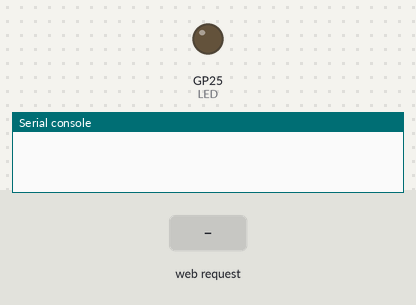
This program was run on a simulated Raspberry Pi Pico running MicroPython. Parts: output pins drawn as LEDs (lit = HIGH), the last lines printed to the serial console. The inputs (shaded band) are chosen by the test bench. WiFi joins after 1.5 s.

Above: at 0.3 s.
At 2.7 s:
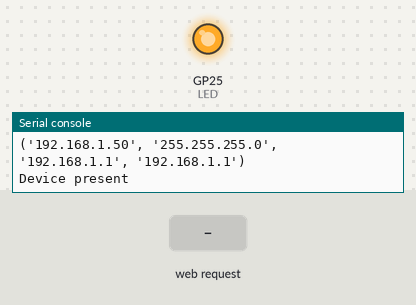
2.8 s: HTTP request GET / received
Timing chart, 0 to 5.8 s (numbered marks = the images above; inputs shaded):
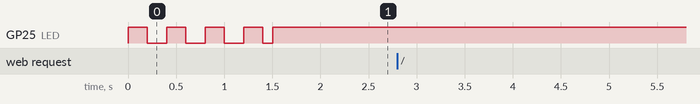

The program:

sslserver.py
```python
import network
import socket
import rp2
from time import sleep_ms
from machine import Pin, Timer
import onewire
import ds18x20

import ssl

def setup(country, ssid, key):
    rp2.country(country)
    wifi=network.WLAN(network.STA_IF)
    wifi.active(True)
    wifi.disconnect()
    LED=Pin("LED", Pin.OUT)
    LED.high()
    timeout=20000
    wifi.connect(ssid,key)
    timer=Timer()
    timer.init(period=200, mode=Timer.PERIODIC,
                            callback=lambda t:LED.toggle())
    s=0
    while timeout>0:
        s=wifi.status()
        if s==3 or s<0:
            break
        sleep_ms(100)
        timeout=timeout-100

    if(s<2):
        timer.init(period=1000, mode=Timer.PERIODIC,
                            callback=lambda t:LED.toggle())
    else:
        timer.deinit()
        LED.high()
    return wifi

key= b'0\x82\x04\xbc\x02\x01\x000\r\x06\t*\x86H\x86\xf7\r\x01\x01\x01\x05\x00\x04\x82\x04\xa60\x82\x04\xa2\x02\x01\x00\x02\x82\x01\x01\x00\xd6\\\x1e\x81\t\xd6w\x1f\x88\xf8Y\x12m\x96X,X+\x01\xfc\xe5\x01\xe2Y!L\x8a\x8e\x7f\x8c\xfaB\xd7\xd7\xb9\x1c#\xdb\xb3\x1b\x9c\xd9$\x03O\x1b\xcc$c\xee\xf7~\xbcBg\x8f\x84\xc4\x87JWAmL7\x10\xaf\xdc\xd0.\xb7\xbbb![xUZLa\x95\x14\x8b\x12t<\xd8\x14q\xda\xf7!\\us\xf2\xfd\xd6Ux\xd8\xe0{\xb1\x9el\xf5}\xe6\xba\xb8+\xab\xec\xabt];\xf7\xec\xceM+\xba,\xe6\x0bb/x\x8d\x1e\xb0W\x10\xecD\x8c\x94\xb8r\x14RE\xb8I\xe2\x83\x0e\x80i\xff\x0c\xdfR\x83i\xcc\x12\xf1\xa5W,K\xbaI_0\x18\xda\xa1T?T\xe3\xfcJOd\xd5\xb5\xeb\xf4\xd2\r\x17\xac\x15\xfcaS\xc5n\x11\xe1-\xce\x13\xfdH\x0e\x1a\'&h_Hi\xeb\x95> \xffV\xf9@\xb3\xa0l\xa0\xb3\t\x11\xff\xed]\xed\xc6\x97&\xfe\xb1\xbb\'`\x17l0\xc1\xdf\x17J\xa3<\xee\xe2\xdcS\x0b\x8f\xd4\xc6\xa5\xfdR\xd5\x02\x03\x01\x00\x01\x02\x82\x01\x00\x00\xe0\xfa\t\xa3~o\xbf8\xcc\xea\xeb\x19\xc5\xd0\xe7[\xe7\x82\xb3m\x01\xa90\r1\x0c\x17\x81\xe6TO\xffW\xa3\x95\xd3L\x8a\xef})rgL\xde\x93\xe3v<\xf4\xc0^\x1c\xeb?\x8a\x07\xecM\x11\xf9\x136R2\x12\x80^\xb3\xa8\xffFQ\xe6\x97\r\x16\xa9\xe6w\xea\xaed\xf2\x9f\xbf\xb3\x80\xd2\xb9\xf0\xd0\x85\xf9\x9d\x89\x10\xa5\t\xb2\x03d\xa8\x8f\xf1\x98\x83uq/m\x9c#\xf2\xf8\xbb\xbd\xb8Y4p\x95\x96u\x98L\x0c\x02u\xed\xcck\x8c%`S\x12{\xb5\x16\xec\x1b\x90|\x93(\xc7i\xf0\'\xbaD\xe7\xa0\x9c_\xf6\xdd\xea\xa1\x9as\xd4Y\xc3\x00\xe7\x87\xc9\xe8\xe1\x05\x9e\xe9\xa4,A2W\x9d\xe3%:\xfbK\x9a$\xa4\x14k!\xa9\x92\x1ce\x8b\x16\xbf\xba\xe3\x0b\xa2u<\xb7X\xdc\x998\x99\xa4e\x0c\n\xd8\xe1R\x8ds\x1fE\xa6h_t\x88\\\xee&\x12\xc7\xaeG\x98\xd8f\xa6MI\xcf\x18oV\x94\x1f\x9d n\xf6\x87Na\x04\x1a\xe9\x02\x81\x81\x00\xfb\xa1\x91\x1d\xd9\x96\xae\xc0\x0e\x11\xe1\xe1e4>\xef\x87\xf2o\n\x1a\x84\xec \xf0\x91\xe9\x02\xd5!\xb1\x1f\x85\xc00\x1b\xdax\xa7\x13\x80t\xa9\xa2\xd0\xaf\xf9\xb3I\xf9B\x1d\xd0\x07v\xa2b\xe5\xf1\x8e\x80\xd3Bs\xab\r\xb0C\xf3G\xa5\x8f(4\xce\xe7\x03,3\xca\xf3/\xe7D\xee\x02?VD\xb8\xcb<\xfb\x94\xf7D\x972\x9d@\x95\xec\xe1\xab\xdc\xe7\xba\x9f\x80\x08r,\x1e\xff\x92\x93I\xcf\x94\x97E\xc3\xdd\xd6\xf1\xce1\xed\x02\x81\x81\x00\xda\x14\xe43B\xed\x0c\x05B\xc7b\xe0\xfe\x9e\'\xa2\xfa{\x19\x0b\xcf`\x811\xf1\x04]\x93\x06k\xd5as\xd1\x02\xc2"\xf7\xacO\xf5\x1dY\x05\xcdj\r\x814B\xd4\x1d\xad\x0b\xf8*n\x84e\x01\xb4Q\x0f\xec\x9e\xd9\xfbHr\xff\xa6\x06\x10\xe4\xe1\x86J\xbe!T=mT\x83\xa8\x9d\x82d\xddMrx\xfd\xa7A\xcaX\xc0\x99\x9fJQ\x9a\xa9*\xfcN\xc0\t\xb9\x1d\xa6\xb1\xbe\x9fu2\xbfJ\x8b\xff\xf4\x13)\xe5\xff\xa7\x89\x02\x81\x80\x16@\x04\x17\xf2\x9c\x8bY:%D\xa6\xec\x8f\x01\x1d\xa7\x14\xbd\xd2\xd3\xe3{\t\xb2\x9c\x04Q\x96\xcd\x02\xdfy\xb13\xcf\xd2\xb2\xa6{g\xf9h\xe2\x97\xb7g\xc9\xfd\xb9\x87\xaa!1\xf7\xc0\x86$5\x06\xd7\xc7Vq\xe9\xe7,\xf5\xe56)\xa2\x8d\xf8\x95o\x01\xed\xcf\xaa\x9btY\xeb\xd3k\xe9s\xd4a\xce\xbe\xd6\xb4&e/Eox=\x89\x93\xae\xe1\xba\xaf\xda\xd8\xb4f|\x16E\x9d\r_\x12v\xde%r\x1bT\x9dO\x11E\x02\x81\x80\x12U\xcbQ\xdc\x00\x9e\x10\x1b+4O\x02Y=\xaf\xe0+UQ\xbe\xdf\xb8=\x00\xac\x83I\x872\xad\xc0\x01\xc2\xc2\xde\x9b\x9e\x03(\xbd\xcc\xf7\xdd\x1b\x06\x1d\x98\x8dRI\x0f-\xaba\xf3\xffR\xb6CLk\xbcQ\x02\x92\x05$t6\xb68\xb0V\xed\xf7"u\x95\xcb\xc5VY\xd2\xaf\xec~8\x08\xbb(2\xaf\xf0\xce\x01;1\x069t@$&\xb0\xec\x81\x9aw\xb6\xce\x9dc8I\xa3\xca\xdev`\n\xe6\xf4m\x83^\xd91\x02\x81\x80;a\x8a\x01@Py\x08\xd4v\xd57\x0eT`\x1a\xfb\x16+8\xef\xea\x9b\xac\xe9\xc5\x0c\xf1\x828+\x93(@\xf6\x9a!\x827\xcb\x03\x8b\xbeu\xb8\xc7o\xab\xe7"O-\xa49\xd0C:\x0c\xbe\xb0\xf8\x10\x97\x8anv\xf9J.\xb7\xf3\xc5\x0e\xeaL\x05VX\xd4\t\x1dl\xb4da\xday\xd6o\x18\xee+\x16\xa0\xcf\xcep\x8f\xd3\xd2\x85<\x046XdD\x033\xdc#\xe8W\x96\xa9\xbaZ\xc4K\xc3J\x06{\x91\x03g\x1b\x12'

cert= b'0\x82\x02\xfb0\x82\x01\xe3\xa0\x03\x02\x01\x02\x02\x14ko~\xaeq\nG\xa7\x946\x86SD\xa4x\xa5\x15P\xad\xba0\r\x06\t*\x86H\x86\xf7\r\x01\x01\x0b\x05\x000\r1\x0b0\t\x06\x03U\x04\x06\x13\x02AU0\x1e\x17\r250704180243Z\x17\r260704180243Z0\r1\x0b0\t\x06\x03U\x04\x06\x13\x02AU0\x82\x01"0\r\x06\t*\x86H\x86\xf7\r\x01\x01\x01\x05\x00\x03\x82\x01\x0f\x000\x82\x01\n\x02\x82\x01\x01\x00\xd6\\\x1e\x81\t\xd6w\x1f\x88\xf8Y\x12m\x96X,X+\x01\xfc\xe5\x01\xe2Y!L\x8a\x8e\x7f\x8c\xfaB\xd7\xd7\xb9\x1c#\xdb\xb3\x1b\x9c\xd9$\x03O\x1b\xcc$c\xee\xf7~\xbcBg\x8f\x84\xc4\x87JWAmL7\x10\xaf\xdc\xd0.\xb7\xbbb![xUZLa\x95\x14\x8b\x12t<\xd8\x14q\xda\xf7!\\us\xf2\xfd\xd6Ux\xd8\xe0{\xb1\x9el\xf5}\xe6\xba\xb8+\xab\xec\xabt];\xf7\xec\xceM+\xba,\xe6\x0bb/x\x8d\x1e\xb0W\x10\xecD\x8c\x94\xb8r\x14RE\xb8I\xe2\x83\x0e\x80i\xff\x0c\xdfR\x83i\xcc\x12\xf1\xa5W,K\xbaI_0\x18\xda\xa1T?T\xe3\xfcJOd\xd5\xb5\xeb\xf4\xd2\r\x17\xac\x15\xfcaS\xc5n\x11\xe1-\xce\x13\xfdH\x0e\x1a\'&h_Hi\xeb\x95> \xffV\xf9@\xb3\xa0l\xa0\xb3\t\x11\xff\xed]\xed\xc6\x97&\xfe\xb1\xbb\'`\x17l0\xc1\xdf\x17J\xa3<\xee\xe2\xdcS\x0b\x8f\xd4\xc6\xa5\xfdR\xd5\x02\x03\x01\x00\x01\xa3S0Q0\x1d\x06\x03U\x1d\x0e\x04\x16\x04\x14\x94ow\x81Z\x8d\xa7\xa3\xed:\x93\x06\xe4\xba~\x13-2\xcf\xeb0\x1f\x06\x03U\x1d#\x04\x180\x16\x80\x14\x94ow\x81Z\x8d\xa7\xa3\xed:\x93\x06\xe4\xba~\x13-2\xcf\xeb0\x0f\x06\x03U\x1d\x13\x01\x01\xff\x04\x050\x03\x01\x01\xff0\r\x06\t*\x86H\x86\xf7\r\x01\x01\x0b\x05\x00\x03\x82\x01\x01\x00:5;X\x17v\x95\xd0\x13\x8b\xa5>G@\x86$Byv\xed,Pz$\x1fG\x08\xe6x_\x80(\x06J21\x9a\x95\xfaMB\x9c\x83\xedX\x90*R\xb4{\x83\xb2\xea\xd76\xd3\xec\x96\x11\x0f@\xb3v\xb2\x11\xac\x91z\x1f\xb7n_}\xd6\x07Tg\xf73(*\x8dSFZZ\x15\xb7\x1b\xbay\xeb\xaf\x81\xe7\x1aXE\x0fk\xf6\x1e*\xd0\x16}\xa6\xe0\xe2g\xce\x10\xc2iPq\xc4k\xfd\xac\x85\x12\x13\xb3\xcc~\x10\x05\x1e\xbeL3\xbf(\x90\x96\x18\xa4\x81\x0c\x1e\x11\x1b\xde\xf8N\xd0T\x90\x8c\xba\xa1+Z\xeaN\x85\x9a\xd7\x82\xa5\xe1\xde\x0c\xac\xc1+\xfaq\x9dj\x08\x1bZ\xa8\x0eCI0P<\xd2\xb2\x06\x929\xc5\xde\xd9\x9a\xa5\x88\xe7$\x13\x9a!\xfe\xda_\xc9\xbd\xc1\x9b\xe1\xdd\x86\xe8\xa1\xa9\x94\x8a\xe2#&\x808\xee\xb6\xc7\x13&i\x1bg&&\xa0]n\x10\xa4\xb6_\x027\xf8/\x14\xec\x16;\x14\x8f]\xcb\xbeU\x82\xb4O \xc0\xfcF\x1e'

wifi = setup("country", "ssid", "key")
print(wifi.ifconfig())

ow = onewire.OneWire(Pin(2))
presence = ow.reset()
if presence:
 print("Device present")
else:
 print("No device")

DS = ds18x20.DS18X20(ow)
roms = DS.scan()


template = """<!DOCTYPE html>
<html>
<head> <title>Temperature</title> </head>
<body> <h1>Current Temperature</h1>
Hello Pico W Server World <br/>
The Temperature is: <!--#temp--><br/>
</body>
</html>
"""

addr = socket.getaddrinfo('0.0.0.0', 443)[0][-1]

s = socket.socket()
s.setsockopt(socket.SOL_SOCKET, socket.SO_REUSEADDR, 1)
s.bind(addr)
s.listen(5)

while True:
    cl, addr = s.accept()
    print('client connected from', addr)
    client_s =None

    try:
        client_s = ssl.wrap_socket(cl, server_side=True,
                                          key=key, cert=cert)

        while True:
            h = client_s.readline()
            if h == b"" or h == b"\r\n":
                    break
            print(h.decode(), end="")

        temp = DS.read_temp(roms[0])

        html=template.replace("<!--#temp-->",str(temp))
        headers = ("HTTP/1.1 200 OK\r\n"
                "Content-Type: text/html; charset=UTF-8\r\n"
                "Server:Pico\r\n"
                f"Content-Length:{len(html)}\r\n\r\n"
                )
        buf = headers.encode("utf-8")+html.encode("utf-8")

        client_s.write(buf)

        client_s.close()
    except Exception as e:
       print("exception ",e)

s.close()
```
